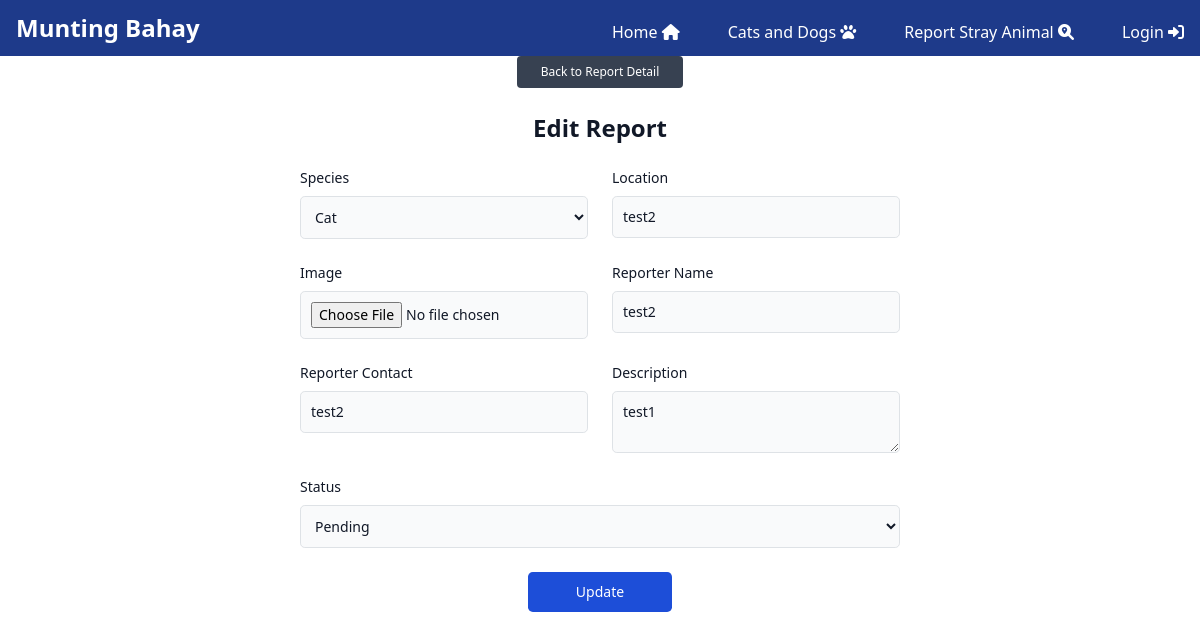
Page /stray-update/2/edit on the committed database.
### app/models.py (models this page shows, shortened)
class Report(models.Model):
    SPECIES_CHOICES = [
        ('dog', 'Dog'),
        ('cat', 'Cat'),
    ]
    species = models.CharField(max_length=100, choices=SPECIES_CHOICES)
    image = models.ImageField(upload_to='animal_images/', blank=True, null=True)
    location = models.CharField(max_length=100)
    description = models.TextField(blank=True)
    reporter_name = models.CharField(max_length=100)
    reporter_contact = models.CharField(max_length=15)
    report_date = models.DateTimeField(default=timezone.now)
    status = models.CharField(
        max_length=20,
        choices=[('pending', 'Pending'), ('resolved', 'Resolved'), ('in_progress', 'In Progress')],
        default='pending'
    )

### app/views.py (the view, shortened to what this page needs)
# urls.py: path('stray-update/<int:pk>/edit', ReportStrayUpdateView.as_view(), name='stray_update'),
class ReportStrayUpdateView(UpdateView):
    model = Report
    fields = ['species', 'image', 'location', 'description', 'reporter_name', 'reporter_contact', 'status']
    template_name = 'app/ReportStray_update.html'

### app/templates/app/ReportStray_update.html (shortened to what this page needs)
{% extends 'app/base.html' %}
{% block content %}
    <div class="flex justify-center mb-6">
        <a href="{% url 'stray_detail' object.pk %}" class="text-white bg-gray-700 hover:bg-gray-800 focus:ring-4 focus:outline-none focus:ring-gray-300 font-medium rounded text-xs px-4 py-2 dark:bg-gray-600 dark:hover:bg-gray-700 dark:focus:ring-gray-800">Back to Report Detail</a>
    </div>
    <h1 class="text-2xl font-semibold mb-6 text-center text-gray-900 dark:text-white">Edit Report</h1>
    <div class="flex justify-center">
        <form action="{% url 'stray_update' object.pk %}" method="post" enctype="multipart/form-data" class="w-full md:w-3/4 lg:w-1/2">
            <div class="grid gap-6 mb-6 md:grid-cols-2">
                <div>
                    <label for="species" class="block mb-2 text-sm font-medium text-gray-900 dark:text-white">Species</label>
                    <select name="species" class="bg-gray-50 border border-gray-300 text-gray-900 text-sm rounded-lg focus:ring-blue-500 focus:border-blue-500 block w-full p-2.5 dark:bg-gray-700 dark:border-gray-600 dark:placeholder-gray-400 dark:text-white dark:focus:ring-blue-500 dark:focus:border-blue-500">
                        <option value="cat" {% if form.species.value == "cat" %}selected{% endif %}>Cat</option>
                    </select>
                </div>
                <div>
                    <label for="location" class="block mb-2 text-sm font-medium text-gray-900 dark:text-white">Location</label>
                    <input type="text" name="location" value="{{ form.location.value }}" class="bg-gray-50 border border-gray-300 text-gray-900 text-sm rounded-lg focus:ring-blue-500 focus:border-blue-500 block w-full p-2.5 dark:bg-gray-700 dark:border-gray-600 dark:placeholder-gray-400 dark:text-white dark:focus:ring-blue-500 dark:focus:border-blue-500">
                </div>
                <div>
                    <label for="image" class="block mb-2 text-sm font-medium text-gray-900 dark:text-white">Image</label>
                    <input type="file" name="image" class="bg-gray-50 border border-gray-300 text-gray-900 text-sm rounded-lg focus:ring-blue-500 focus:border-blue-500 block w-full p-2.5 dark:bg-gray-700 dark:border-gray-600 dark:placeholder-gray-400 dark:text-white dark:focus:ring-blue-500 dark:focus:border-blue-500">
                </div>
                <div>
                    <label for="reporter_name" class="block mb-2 text-sm font-medium text-gray-900 dark:text-white">Reporter Name</label>
                    <input type="text" name="reporter_name" value="{{ form.reporter_name.value }}" class="bg-gray-50 border border-gray-300 text-gray-900 text-sm rounded-lg focus:ring-blue-500 focus:border-blue-500 block w-full p-2.5 dark:bg-gray-700 dark:border-gray-600 dark:placeholder-gray-400 dark:text-white dark:focus:ring-blue-500 dark:focus:border-blue-500">
                </div>
                <div>
                    <label for="reporter_contact" class="block mb-2 text-sm font-medium text-gray-900 dark:text-white">Reporter Contact</label>
                    <input type="text" name="reporter_contact" value="{{ form.reporter_contact.value }}" class="bg-gray-50 border border-gray-300 text-gray-900 text-sm rounded-lg focus:ring-blue-500 focus:border-blue-500 block w-full p-2.5 dark:bg-gray-700 dark:border-gray-600 dark:placeholder-gray-400 dark:text-white dark:focus:ring-blue-500 dark:focus:border-blue-500">
                </div>
                <div>
                    <label for="description" class="block mb-2 text-sm font-medium text-gray-900 dark:text-white">Description</label>
                    <textarea name="description" class="bg-gray-50 border border-gray-300 text-gray-900 text-sm rounded-lg focus:ring-blue-500 focus:border-blue-500 block w-full p-2.5 dark:bg-gray-700 dark:border-gray-600 dark:placeholder-gray-400 dark:text-white dark:focus:ring-blue-500 dark:focus:border-blue-500">{{ form.description.value }}</textarea>
                </div>
            </div>
            <div class="mb-6">
                <label for="status" class="block mb-2 text-sm font-medium text-gray-900 dark:text-white">Status</label>
                <select name="status" class="bg-gray-50 border border-gray-300 text-gray-900 text-sm rounded-lg focus:ring-blue-500 focus:border-blue-500 block w-full p-2.5 dark:bg-gray-700 dark:border-gray-600 dark:placeholder-gray-400 dark:text-white dark:focus:ring-blue-500 dark:focus:border-blue-500">
                    <option value="pending" {% if form.status.value == "pending" %}selected{% endif %}>Pending</option>
                </select>
            </div>
            <div class="flex justify-center">
                <button type="submit" class="text-white bg-blue-700 hover:bg-blue-800 focus:ring-4 focus:outline-none focus:ring-blue-300 font-medium rounded-lg text-sm w-full sm:w-auto px-5 py-2.5 text-center dark:bg-blue-600 dark:hover:bg-blue-700 dark:focus:ring-blue-800">Update</button>
            </div>
        </form>
    </div>
{% endblock content %}

### static/css/base.css (style rules this page uses)
* { margin: 0; padding: 0; box-sizing: border-box; }
html, body { height: 100%; margin: 0; padding: 0; background-color: #F5F5F5; }

### rows in the picture
Report: species "Cat", location "test2", reporter_name "test2", reporter_contact "test2", description "test1", status "Pending"
